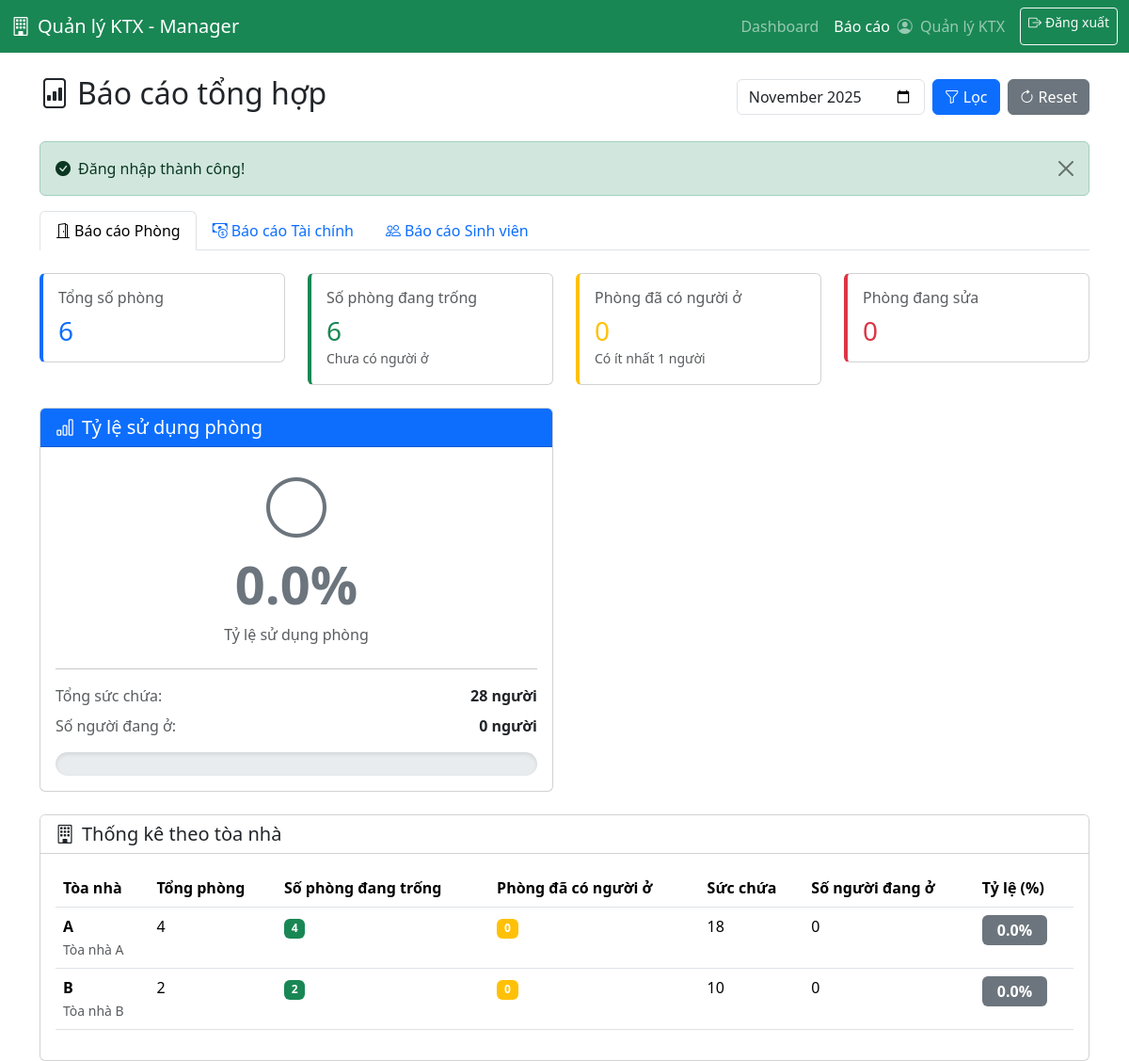
The app's page /views/manager/reports.php (signed in) with its own data.
### tables this page shows
CREATE TABLE buildings (
    id INT AUTO_INCREMENT PRIMARY KEY,
    building_code VARCHAR(20) UNIQUE NOT NULL COMMENT 'Mã tòa',
    building_name VARCHAR(100) NOT NULL COMMENT 'Tên tòa',
    address TEXT,
    floors INT DEFAULT 1 COMMENT 'Số tầng',
    description TEXT,
    created_at TIMESTAMP DEFAULT CURRENT_TIMESTAMP,
    INDEX idx_building_code (building_code)
);

### functions/auth.php (called while the page is built, shortened)
<?php
require_once __DIR__ . '/helpers.php';
function getCurrentUser() {
    if (isset($_SESSION['user_id']) && isset($_SESSION['username'])) {
        return [
            'id' => $_SESSION['user_id'],
            'username' => $_SESSION['username'],
            'full_name' => $_SESSION['full_name'] ?? null,
            'role' => $_SESSION['role'] ?? null,
            'email' => $_SESSION['email'] ?? null,
            'phone' => $_SESSION['phone'] ?? null
        ];
    }
    return null;
}
?>

### functions/helpers.php (called while the page is built, shortened)
<?php
function getSuccessMessage() {
    if (isset($_SESSION['success'])) {
        $message = $_SESSION['success'];
        return $message;
    }
    return null;
}
function escapeHtml($string) {
    return htmlspecialchars($string, ENT_QUOTES, 'UTF-8');
}
?>

### functions/reports.php (called while the page is built, shortened)
<?php
function getRoomStatistics() {
    $conn = getDbConnection();
    $sql = "SELECT
                COUNT(*) as total_rooms,
                SUM(CASE WHEN status = 'available' AND current_occupancy = 0 THEN 1 ELSE 0 END) as available_rooms,
                SUM(CASE WHEN current_occupancy > 0 AND status != 'maintenance' THEN 1 ELSE 0 END) as occupied_rooms,
                SUM(CASE WHEN status = 'maintenance' THEN 1 ELSE 0 END) as maintenance_rooms,
                SUM(capacity) as total_capacity,
                SUM(current_occupancy) as total_occupancy
            FROM rooms";
    $result = mysqli_query($conn, $sql);
    $stats = [
        'total_rooms' => 0,
        'available_rooms' => 0,
        'occupied_rooms' => 0,
        'maintenance_rooms' => 0,
        'total_capacity' => 0,
        'total_occupancy' => 0,
        'occupancy_rate' => 0
    ];
    if ($result && mysqli_num_rows($result) > 0) {
        $row = mysqli_fetch_assoc($result);
        $stats = [
            'total_rooms' => intval($row['total_rooms']),
            'available_rooms' => intval($row['available_rooms']),
            'occupied_rooms' => intval($row['occupied_rooms']),
            'maintenance_rooms' => intval($row['maintenance_rooms']),
            'total_capacity' => intval($row['total_capacity']),
            'total_occupancy' => intval($row['total_occupancy'])
        ];
        if ($stats['total_capacity'] > 0) {
            $stats['occupancy_rate'] = round(($stats['total_occupancy'] / $stats['total_capacity']) * 100, 2);
        }
    }
    return $stats;
}
function getBuildingStatistics() {
    $conn = getDbConnection();
    $sql = "SELECT
                b.id,
                b.building_code,
                b.building_name,
                COUNT(r.id) as total_rooms,
                SUM(CASE WHEN r.status = 'available' AND r.current_occupancy = 0 THEN 1 ELSE 0 END) as available_rooms,
                SUM(CASE WHEN r.current_occupancy > 0 AND r.status != 'maintenance' THEN 1 ELSE 0 END) as occupied_rooms,
                SUM(r.capacity) as total_capacity,
                SUM(r.current_occupancy) as total_occupancy
            FROM buildings b
            LEFT JOIN rooms r ON b.id = r.building_id
            GROUP BY b.id, b.building_code, b.building_name
            ORDER BY b.building_code ASC";
    $result = mysqli_query($conn, $sql);
    $buildings = [];
    if ($result && mysqli_num_rows($result) > 0) {
        while ($row = mysqli_fetch_assoc($result)) {
            $occupancyRate = 0;
            if ($row['total_capacity'] > 0) {
                $occupancyRate = round(($row['total_occupancy'] / $row['total_capacity']) * 100, 2);
            }
            $buildings[] = [
                'id' => intval($row['id']),
                'building_code' => $row['building_code'],
                'building_name' => $row['building_name'],
                'total_rooms' => intval($row['total_rooms']),
                'available_rooms' => intval($row['available_rooms']),
                'occupied_rooms' => intval($row['occupied_rooms']),
                'total_capacity' => intval($row['total_capacity']),
                'total_occupancy' => intval($row['total_occupancy']),
                'occupancy_rate' => $occupancyRate
            ];
        }
    }
    return $buildings;
}

### views/manager/reports.php (the view, shortened to what this page needs)
<?php
require_once __DIR__ . '/../../functions/auth.php';
require_once __DIR__ . '/../../functions/helpers.php';
require_once __DIR__ . '/../../functions/reports.php';
$currentUser = getCurrentUser();
$filterMonth = $_GET['month'] ?? null;
$reportType = $_GET['type'] ?? 'all';
$roomStats = getRoomStatistics();
$buildingStats = getBuildingStatistics();
$successMsg = getSuccessMessage();
?>
<!DOCTYPE html>
<html lang="vi">
<head>
    <link href="https://cdn.jsdelivr.net/npm/bootstrap@5.3.3/dist/css/bootstrap.min.css" rel="stylesheet">
    <link href="https://cdn.jsdelivr.net/npm/bootstrap-icons@1.11.0/font/bootstrap-icons.css" rel="stylesheet">
</head>
<body>
    <nav class="navbar navbar-expand-lg navbar-dark bg-success">
        <div class="container-fluid">
            <a class="navbar-brand" href="dashboard.php">
                <i class="bi bi-building me-2"></i>Quản lý KTX - Manager
            </a>
            <div class="navbar-nav ms-auto">
                <a class="nav-link" href="dashboard.php">Dashboard</a>
                <a class="nav-link active" href="reports.php">Báo cáo</a>
                <span class="navbar-text me-3">
                    <i class="bi bi-person-circle me-1"></i>
                    <?php echo escapeHtml($currentUser['full_name'] ?? $currentUser['username']); ?>
                </span>
                <a class="btn btn-outline-light btn-sm" href="../../handle/logout_process.php">
                    <i class="bi bi-box-arrow-right me-1"></i>Đăng xuất
                </a>
            </div>
        </div>
    </nav>
    <div class="container mt-4">
        <div class="d-flex justify-content-between align-items-center mb-4">
            <h2><i class="bi bi-file-bar-graph me-2"></i>Báo cáo tổng hợp</h2>
            <form method="GET" class="d-flex gap-2">
                <input type="month" name="month" class="form-control" value="<?php echo $filterMonth ?? date('Y-m'); ?>" style="width: 200px;">
                <button type="submit" class="btn btn-primary">
                    <i class="bi bi-funnel me-1"></i>Lọc
                </button>
                <a href="reports.php" class="btn btn-secondary">
                    <i class="bi bi-arrow-clockwise me-1"></i>Reset
                </a>
            </form>
        </div>
        <?php if ($successMsg): ?>
            <div class="alert alert-success alert-dismissible fade show">
                <i class="bi bi-check-circle-fill me-2"></i><?php echo escapeHtml($successMsg); ?>
                <button type="button" class="btn-close" data-bs-dismiss="alert"></button>
            </div>
        <?php endif; ?>
        <ul class="nav nav-tabs mb-4" role="tablist">
            <li class="nav-item">
                <a class="nav-link <?php echo $reportType === 'all' || $reportType === 'rooms' ? 'active' : ''; ?>"
                   data-bs-toggle="tab" href="#rooms" role="tab">
                    <i class="bi bi-door-open me-1"></i>Báo cáo Phòng
                </a>
            </li>
            <li class="nav-item">
                <a class="nav-link <?php echo $reportType === 'finance' ? 'active' : ''; ?>"
                   data-bs-toggle="tab" href="#finance" role="tab">
                    <i class="bi bi-cash-coin me-1"></i>Báo cáo Tài chính
                </a>
            </li>
            <li class="nav-item">
                <a class="nav-link <?php echo $reportType === 'students' ? 'active' : ''; ?>"
                   data-bs-toggle="tab" href="#students" role="tab">
                    <i class="bi bi-people me-1"></i>Báo cáo Sinh viên
                </a>
            </li>
        </ul>
        <div class="tab-content">
            <div class="tab-pane fade <?php echo $reportType === 'all' || $reportType === 'rooms' ? 'show active' : ''; ?>" id="rooms" role="tabpanel">
                <div class="row g-4 mb-4">
                    <div class="col-md-3">
                        <div class="card stat-card primary">
                            <div class="card-body">
                                <h6 class="text-muted mb-2">Tổng số phòng</h6>
                                <h3 class="mb-0 text-primary"><?php echo $roomStats['total_rooms']; ?></h3>
                            </div>
                        </div>
                    </div>
                    <div class="col-md-3">
                        <div class="card stat-card success">
                            <div class="card-body">
                                <h6 class="text-muted mb-2">Số phòng đang trống</h6>
                                <h3 class="mb-0 text-success"><?php echo $roomStats['available_rooms']; ?></h3>
                                <small class="text-muted">Chưa có người ở</small>
                            </div>
                        </div>
                    </div>
                    <div class="col-md-3">
                        <div class="card stat-card warning">
                            <div class="card-body">
                                <h6 class="text-muted mb-2">Phòng đã có người ở</h6>
                                <h3 class="mb-0 text-warning"><?php echo $roomStats['occupied_rooms']; ?></h3>
                                <small class="text-muted">Có ít nhất 1 người</small>
                            </div>
                        </div>
                    </div>
                    <div class="col-md-3">
                        <div class="card stat-card danger">
                            <div class="card-body">
                                <h6 class="text-muted mb-2">Phòng đang sửa</h6>
                                <h3 class="mb-0 text-danger"><?php echo $roomStats['maintenance_rooms']; ?></h3>
                            </div>
                        </div>
                    </div>
                </div>
                <div class="row g-4 mb-4">
                    <div class="col-md-6">
                        <div class="card">
                            <div class="card-header bg-primary text-white">
                                <h5 class="mb-0"><i class="bi bi-bar-chart me-2"></i>Tỷ lệ sử dụng phòng</h5>
                            </div>
                            <div class="card-body">
                                <div class="text-center mb-4">
                                    <?php
                                    $rate = $roomStats['occupancy_rate'];
                                    $rateClass = 'text-secondary';
                                    $rateIcon = 'bi-circle';
                                    ?>
                                    <div class="<?php echo $rateClass; ?>" style="font-size: 4rem; font-weight: bold;">
                                        <i class="bi <?php echo $rateIcon; ?>"></i>
                                    </div>
                                    <h1 class="<?php echo $rateClass; ?> mb-2" style="font-size: 3.5rem; font-weight: 700;">
                                        <?php echo number_format($rate, 1); ?>%
                                    </h1>
                                    <p class="text-muted mb-0">Tỷ lệ sử dụng phòng</p>
                                </div>
                                <hr>
                                <div class="d-flex justify-content-between align-items-center mb-2">
                                    <span class="text-muted">Tổng sức chứa:</span>
                                    <strong><?php echo $roomStats['total_capacity']; ?> người</strong>
                                </div>
                                <div class="d-flex justify-content-between align-items-center">
                                    <span class="text-muted">Số người đang ở:</span>
                                    <strong><?php echo $roomStats['total_occupancy']; ?> người</strong>
                                </div>
                                <div class="mt-3">
                                    <div class="progress" style="height: 25px; border-radius: 15px; overflow: hidden; box-shadow: inset 0 2px 4px rgba(0,0,0,0.1);">
                                    </div>
                                </div>
                            </div>
                        </div>
                    </div>
                </div>
                <div class="card">
                    <div class="card-header bg-white">
                        <h5 class="mb-0"><i class="bi bi-building me-2"></i>Thống kê theo tòa nhà</h5>
                    </div>
                    <div class="card-body">
                        <div class="table-responsive">
                            <table class="table table-hover">
                                <thead>
                                    <tr>
                                        <th>Tòa nhà</th>
                                        <th>Tổng phòng</th>
                                        <th>Số phòng đang trống</th>
                                        <th>Phòng đã có người ở</th>
                                        <th>Sức chứa</th>
                                        <th>Số người đang ở</th>
                                        <th>Tỷ lệ (%)</th>
                                    </tr>
                                </thead>
                                <tbody>
                                    <?php foreach ($buildingStats as $building): ?>
                                    <tr>
                                        <td>
                                            <strong><?php echo escapeHtml($building['building_code']); ?></strong><br>
                                            <small class="text-muted"><?php echo escapeHtml($building['building_name']); ?></small>
                                        </td>
                                        <td><?php echo $building['total_rooms']; ?></td>
                                        <td><span class="badge bg-success"><?php echo $building['available_rooms']; ?></span></td>
                                        <td><span class="badge bg-warning"><?php echo $building['occupied_rooms']; ?></span></td>
                                        <td><?php echo $building['total_capacity']; ?></td>
                                        <td><?php echo $building['total_occupancy']; ?></td>
                                        <td>
                                            <?php
                                            $rate = $building['occupancy_rate'];
                                            $badgeClass = 'bg-secondary';
                                            ?>
                                            <span class="badge <?php echo $badgeClass; ?> fs-6 px-3 py-2">
                                                <?php echo number_format($rate, 1); ?>%
                                            </span>
                                        </td>
                                    </tr>
                                    <?php endforeach; ?>
                                </tbody>
                            </table>
                        </div>
                    </div>
                </div>
            </div>
        </div>
    </div>
</body>
</html>

### views/manager/reports.php (style rules this page uses)
.stat-card { border-left: 4px solid; transition: all 0.3s; }
.stat-card.primary { border-left-color: #0d6efd; }
.stat-card.success { border-left-color: #198754; }
.stat-card.warning { border-left-color: #ffc107; }
.stat-card.danger { border-left-color: #dc3545; }

### records on screen
buildings: building_code "A", building_name "Tòa nhà A", total_rooms "4", available_rooms "4", occupied_rooms "0", total_capacity "18", total_occupancy "0", rate "0.0"
buildings: building_code "B", building_name "Tòa nhà B", total_rooms "2", available_rooms "2", occupied_rooms "0", total_capacity "10", total_occupancy "0", rate "0.0"

### other values on screen
escapeHtml($currentUser['full_name'] ?? $currentUser['username']) "Quản lý KTX"
escapeHtml($successMsg) "Đăng nhập thành công!"
$roomStats['total_rooms'] "6"
$roomStats['available_rooms'] "6"
$roomStats['occupied_rooms'] "0"
$roomStats['maintenance_rooms'] "0"
$rate "0.0"
$roomStats['total_capacity'] "28"
$roomStats['total_occupancy'] "0"
